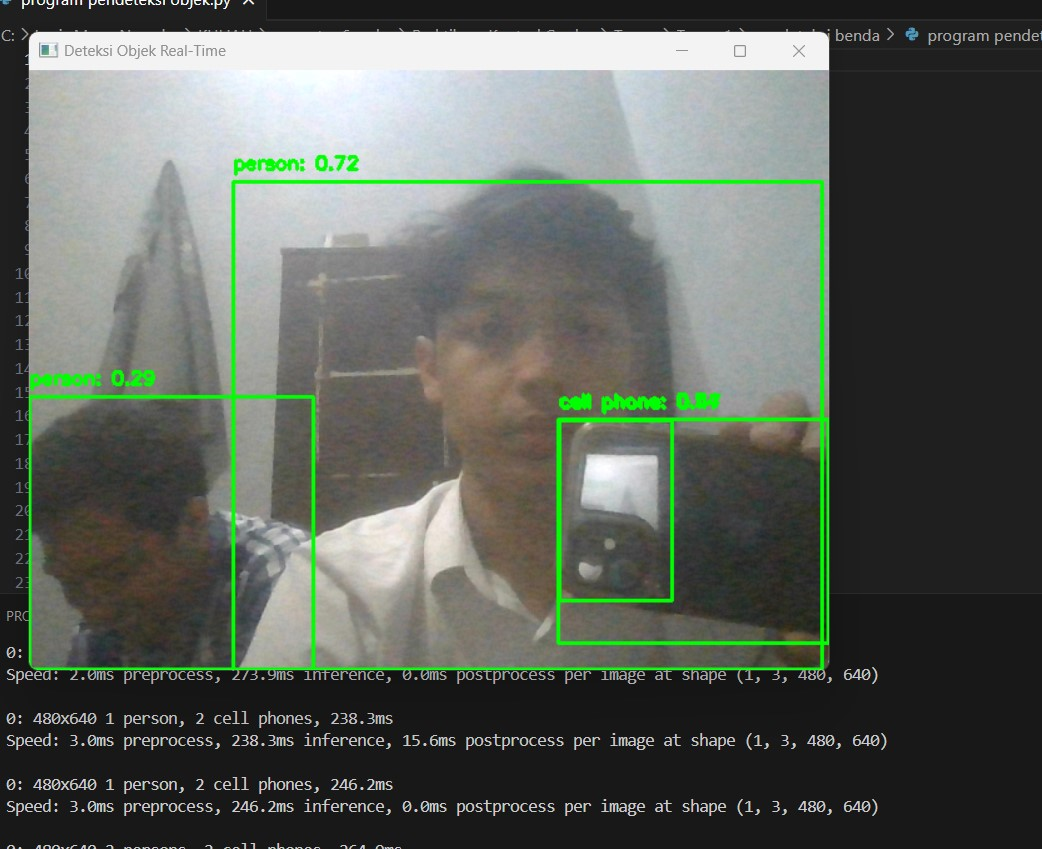
#> input picture ss pendeteksi objek.jpg, 1042 x 849 px, given in place of the camera
$ python 'pendeteksi warna.py'
#> lines starting #> are read from the running program, lines starting #| are printed output that depends on the picture; after the words box and inside, x2 and y2 are one past the last pixel; in counts of white or black regions, pixels touching at a corner belong together
import cv2
import numpy as np

def detect_color(frame, lower, upper, color_name, color_bgr):
    mask = cv2.inRange(hsv, lower, upper)
    result = cv2.bitwise_and(frame, frame, mask=mask)

    # Menemukan kontur
    contours, _ = cv2.findContours(mask, cv2.RETR_TREE, cv2.CHAIN_APPROX_SIMPLE)
    for cnt in contours:
        area = cv2.contourArea(cnt)
        if area > 500:  # Filter area kecil
            x, y, w, h = cv2.boundingRect(cnt)
            cv2.rectangle(frame, (x, y), (x + w, y + h), color_bgr, 2)
            cv2.putText(frame, color_name, (x, y - 10), cv2.FONT_HERSHEY_SIMPLEX, 0.6, color_bgr, 2)

# Inisialisasi kamera
cap = cv2.VideoCapture(0)

if not cap.isOpened():
    print("Kamera tidak dapat dibuka!")
    exit()

while True:
    ret, frame = cap.read()
#> frame is the input picture: shape (849, 1042, 3); mean B, G, R 90.7, 97.9, 92.3
    if not ret:
        print("Gagal mendapatkan frame!")
        break

    hsv = cv2.cvtColor(frame, cv2.COLOR_BGR2HSV)
#> hsv: shape (849, 1042, 3); mean H, S, V 41.2, 25.1, 100.4

    # Rentang warna dalam HSV
    colors = [
        (np.array([0, 120, 70]), np.array([10, 255, 255]), "Red", (0, 0, 255)),
        (np.array([36, 50, 70]), np.array([89, 255, 255]), "Green", (0, 255, 0)),
        (np.array([90, 50, 70]), np.array([130, 255, 255]), "Blue", (255, 0, 0))
    ]

    for lower, upper, name, bgr in colors:
        detect_color(frame, lower, upper, name, bgr)
#> this loop made 3 passes
#> contours in detect_color on pass 1: 53 contours, all with area under 20
#> pass 1, in detect_color, `mask = cv2.inRange(hsv, lower, upper)`:
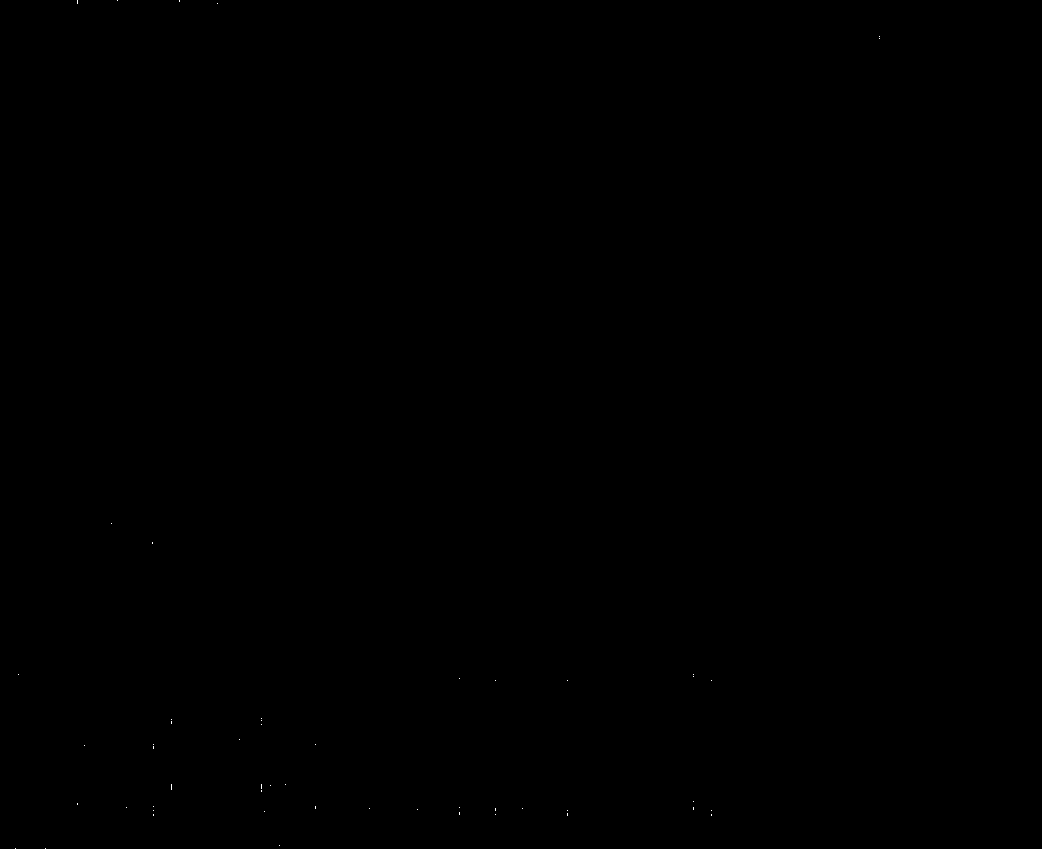
#> mask: shape (849, 1042); 0.01% white in thin lines or dots, all inside (x1, y1, x2, y2) = (15, 0, 880, 849)
#> pass 2, in detect_color (call 2), `mask = cv2.inRange(hsv, lower, upper)`:
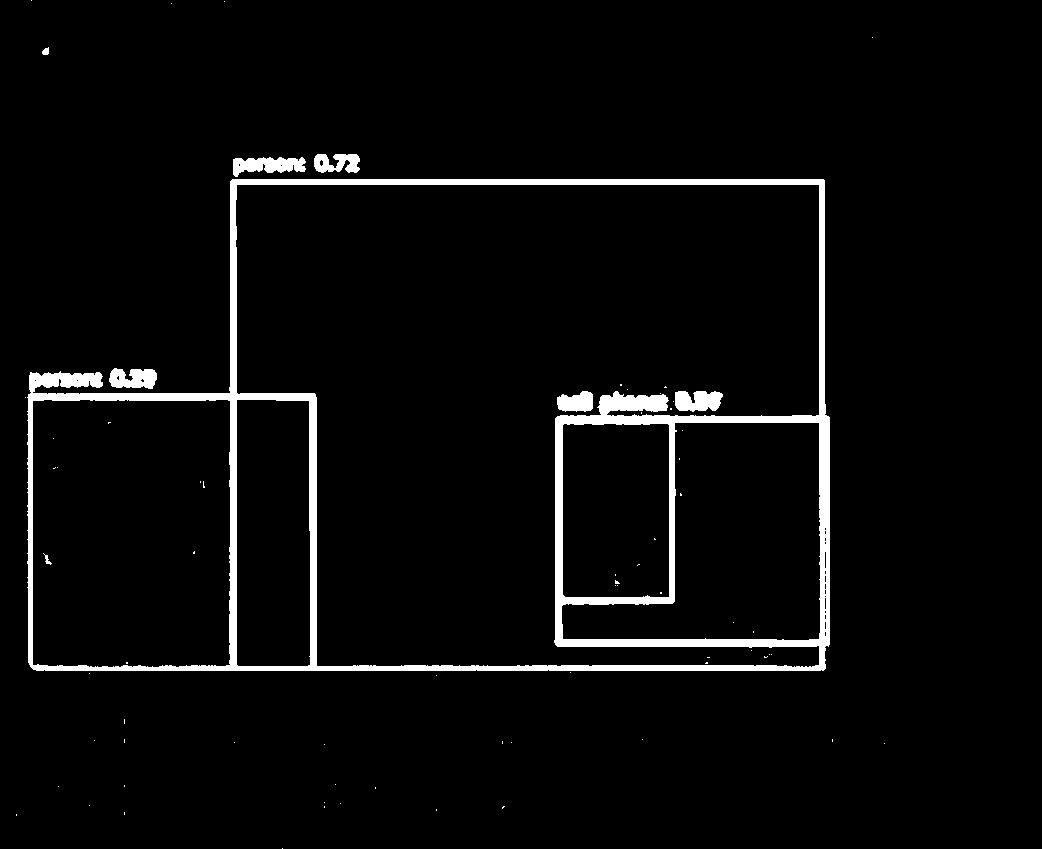
#> mask: shape (849, 1042); 3.9% white; 72 white regions (64 under 20 px), largest, box (x1, y1, x2, y2) and area: (27, 179, 830, 671) 30643, (233, 157, 306, 177) 950, (675, 391, 723, 412) 804
#> pass 2, in detect_color (call 2), `result = cv2.bitwise_and(frame, frame, mask=mask)`:
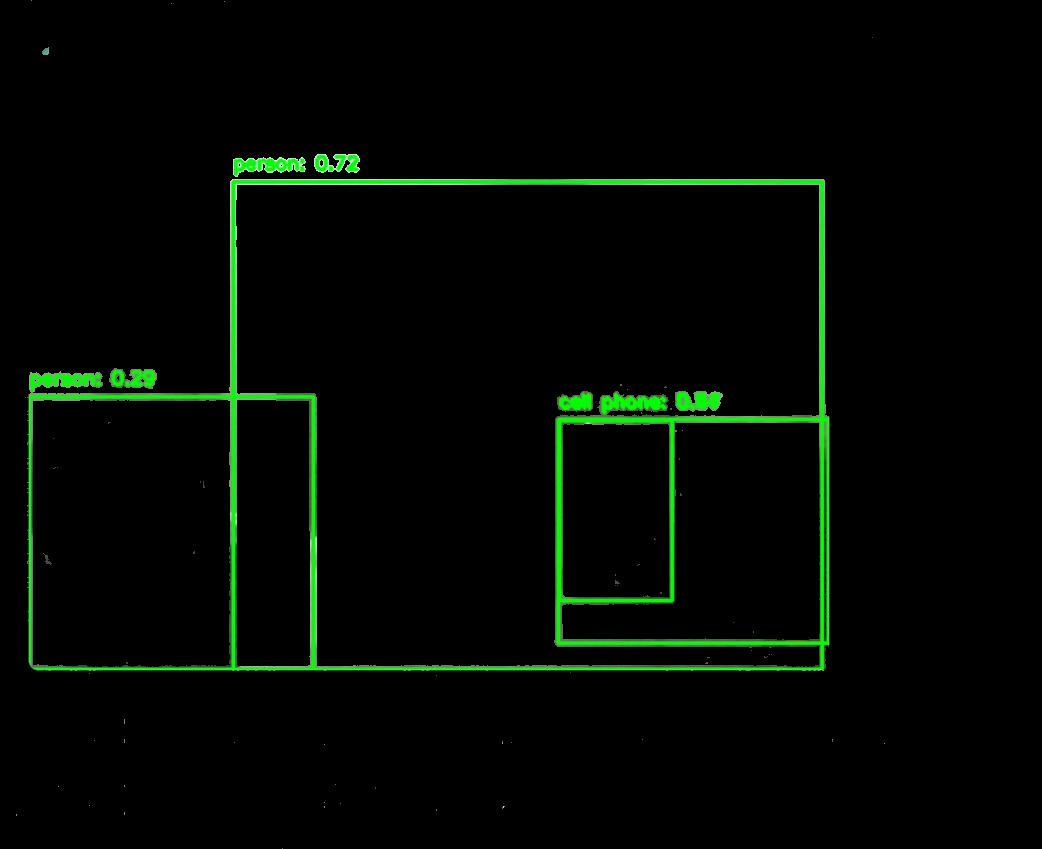
#> result: shape (849, 1042, 3); mean B, G, R 2.1, 7.5, 2.2
#> after the loop:
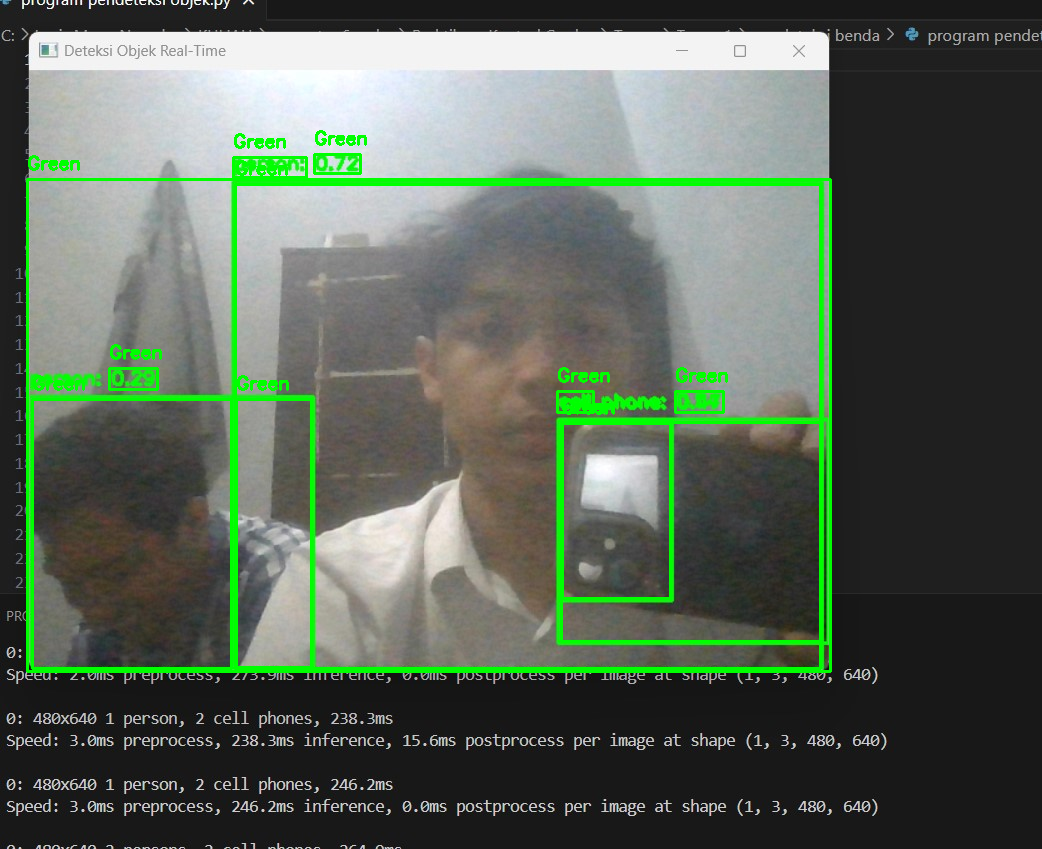
#> frame: shape (849, 1042, 3); 3.15% of pixels changed, all inside (x1, y1, x2, y2) = (26, 130, 832, 673)

    cv2.imshow("Color Detection", frame)

    if cv2.waitKey(1) & 0xFF == ord('q'):
#> (key q is pressed here)
        break

cap.release()
cv2.destroyAllWindows()
